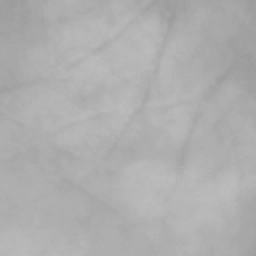
#> input picture Palmprint/training/004-1.bmp, 128 x 128 px, found by its file name (shown 2 times larger); its folder holds 4 pictures in this run
$ python SIFT_DIP.py
#> lines starting #> are read from the running program, lines starting #| are printed output that depends on the picture; pictures that were not available may be replaced by others from this repository, and a replacement may not be noted

import cv2
import numpy as np
import os
import matplotlib.pyplot as plt


def get_train_and_test_img_features():
    train_path = r"C:\Users\sandy\Desktop\prog\New folder\Palmprint_Recognition-master\Palmprint\training"
    test_path = r"C:\Users\sandy\Desktop\prog\New folder\Palmprint_Recognition-master\Palmprint\testing"

    train_dataset = []
    test_dataset = []

    train_img_list = os.listdir(train_path)
    test_img_list = os.listdir(test_path)

    for train_img in train_img_list:
        img_path = os.path.join(train_path, train_img)
        print(f"Reading {img_path}...")
        img = cv2.imread(img_path)
#> img is the input picture: shape (128, 128, 3); min 154, max 188, mean 174.2
        if img is None:
            print(f"Error: Could not read image {img_path}")
            continue  # Skip processing if the image cannot be read

        gray = cv2.cvtColor(img, cv2.COLOR_BGR2GRAY)
        equalize = cv2.equalizeHist(gray)
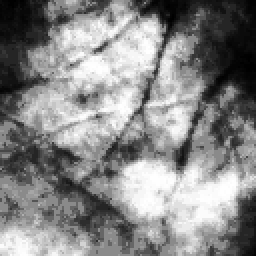
#> equalize: shape (128, 128) (shown 2 times larger); min 0, max 255, mean 134.7
        kp_query, des_query = get_sift_features(equalize)
#> in get_sift_features, `kp, des = sift.detectAndCompute(img, None)`: kp = 271 keypoints; strongest (x, y, size): (90, 78, 7.5), (80, 27, 2.5), (50, 25, 2.5), (78, 36, 2.1)
#> kp_query has the same summary as kp in get_sift_features
        train_dataset.append(des_query)
#> pass 2 of the loop in get_train_and_test_img_features, `for train_img in train_img_list:`:
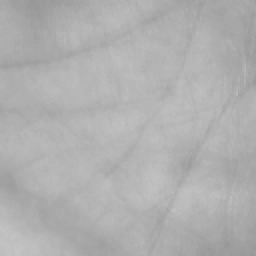
#> input picture Palmprint/training/005-1.bmp, 128 x 128 px, found by its file name (shown 2 times larger)
#> in get_train_and_test_img_features, img is the input picture: shape (128, 128, 3); min 151, max 197, mean 175.7
#> in get_train_and_test_img_features, `equalize = cv2.equalizeHist(gray)`:
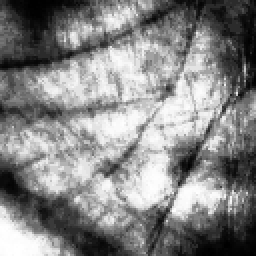
#> equalize: shape (128, 128) (shown 2 times larger); min 0, max 255, mean 132.9
#> kp = 231 keypoints; strongest (x, y, size): (92, 81, 10.6), (101, 98, 14.9), (84, 45, 5), (55, 84, 6.6)
#> in get_train_and_test_img_features, `kp_query, des_query = get_sift_features(equalize)`: kp_query has the same summary as kp in get_sift_features
#> pass 3 of the loop in get_train_and_test_img_features, `for train_img in train_img_list:`:
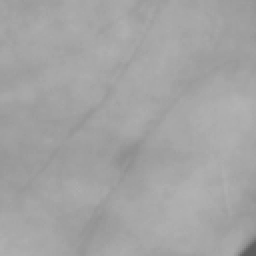
#> input picture Palmprint/training/006-2.bmp, 128 x 128 px, found by its file name (shown 2 times larger)
#> in get_train_and_test_img_features, img is the input picture: shape (128, 128, 3); min 92, max 179, mean 163.4
#> in get_train_and_test_img_features, `equalize = cv2.equalizeHist(gray)`:
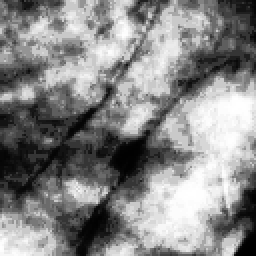
#> equalize: shape (128, 128) (shown 2 times larger); min 0, max 255, mean 135.2
#> kp = 258 keypoints; strongest (x, y, size): (41, 96, 10.7), (66, 80, 18.4), (13, 47, 5.6), (116, 121, 6)
#> in get_train_and_test_img_features, `kp_query, des_query = get_sift_features(equalize)`: kp_query has the same summary as kp in get_sift_features
#> the loop made 4 passes; the first 3 are shown

    for test_img in test_img_list:
        img_path = os.path.join(test_path, test_img)
        print(f"Reading {img_path}...")  # Debugging line
#> (printed output is left out)
        img = cv2.imread(img_path)
        if img is None:
            print(f"Error: Could not read image {img_path}")
            continue  # Skip processing if the image cannot be read

        gray = cv2.cvtColor(img, cv2.COLOR_BGR2GRAY)
        equalize = cv2.equalizeHist(gray)
        kp_query, des_query = get_sift_features(equalize)
#> in get_sift_features (call 5), `kp, des = sift.detectAndCompute(img, None)`: kp = 271 keypoints; strongest (x, y, size): (90, 78, 7.5), (80, 27, 2.5), (50, 25, 2.5), (78, 36, 2.1)
#> kp_query has the same summary as kp in get_sift_features
        test_dataset.append(des_query)

    return train_dataset, test_dataset

def get_sift_features(img, dect_type='sift'):
    if dect_type == 'sift':
        sift = cv2.xfeatures2d.SIFT_create()
    elif dect_type == 'surf':
        sift = cv2.xfeatures2d.SURF_create()
    kp, des = sift.detectAndCompute(img, None)
    return kp, des


def sift_detect_match_num(des_query, des_train, ratio=0.70):
    # step3.KNN is used to calculate the number of matching points between the query image and the training image, and k (k=2) nearest neighbor matching is adopted.A successful match is considered when the ratio of the nearest point distance to the second nearest point distance is less than the threshold ratio.
    bf = cv2.BFMatcher()
    matches = bf.knnMatch(des_query, des_train, k=2)
    match_num = 0
    for first, second in matches:
        if first.distance < ratio * second.distance:
            match_num = match_num + 1
    return match_num


def get_one_palm_match_num(des_query, index, train_dataset, ratio=0.70):
    # Get the number and number of matching points between the query image and the three images belonging to each group in the training image
    match_num_sum = 0
    for i in range(index, index + 3):
        match_num_sum += sift_detect_match_num(des_query, train_dataset[i], ratio=ratio)
    return match_num_sum


def get_match_result(des_query, train_dataset, ratio=0.70):
    # step4.According to the maximum number of matching points, determine the category of the query image
    index = 0
    train_length = len(train_dataset)
    result = np.zeros(train_length // 3, dtype=np.int32)
    while index < train_length:
        result[index // 3] = get_one_palm_match_num(des_query, index, train_dataset, ratio=ratio)
        index += 3
    return result.argmax()


def predict(train_features, test_features, ratio=0.70):
    predict_true = 0
    for i, feature in enumerate(test_features):
        print('Processing image', i + 1,'...')
        # Predict the category of each test image
        category = get_match_result(feature, train_features, ratio=ratio)
        if category == i // 3:
            predict_true += 1
        print('Predict result:', category + 1, 'Groud truth:', i // 3 + 1)
    print('Predict the correct number of pictures:', predict_true, 'Accuracy:', predict_true / len(test_features), 'ratio:', ratio)
    return predict_true / len(test_features)


def show_plot(ratio, acc, name, title):
    # Accuracy change chart
    plt.plot(ratio, acc)
    plt.title(title)
    if not os.path.exists('Image_result'):
        os.makedirs('Image_result')
    plt.savefig(os.path.join('Image_result', name))


def main():
    train_sift_features, test_sift_features = get_train_and_test_img_features()
    ratio = 0.65
    best_acc = 0
    best_ratio = 0
    ratio_list = []
    acc_list = []
    max_ratio = 0.85

    while ratio <= max_ratio:  # Debugging to check loop
        print(f"Checking ratio: {ratio}")  # Debugging line
        acc = predict(train_sift_features, test_sift_features, ratio)
        acc_list.append(acc)
        ratio_list.append(ratio)
        if acc > best_acc:
            best_acc = acc
            best_ratio = ratio
        ratio += 0.03 # Ensure this actually increases the ratio
#> this loop made 1 pass

    title = f'Best ratio: {best_ratio} | Best accuracy: {best_acc:.4f}'
    plt_name = f"SIFT_{str(max_ratio).split('.')[-1]}"
    show_plot(ratio_list, acc_list, plt_name, title)
    print(title)


if __name__ == '__main__':
#> (the run stopped early here; a loop or call above may not have finished)
